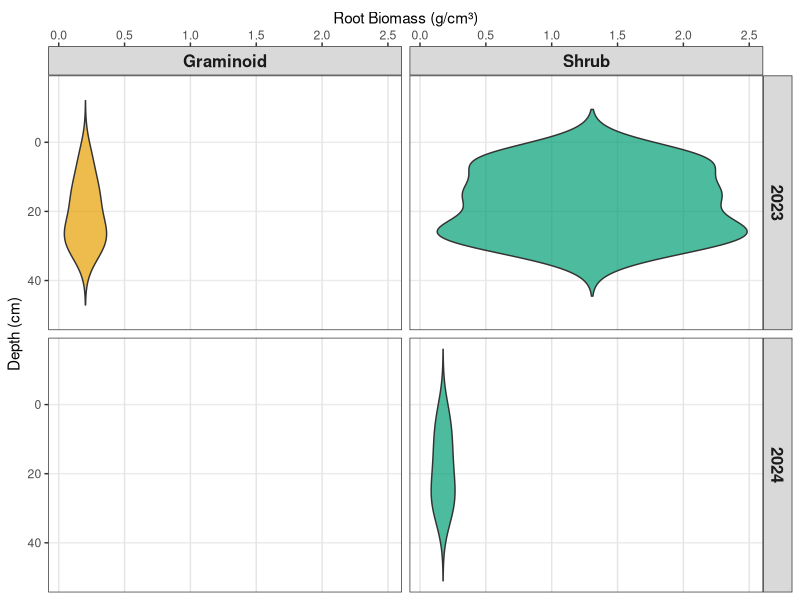
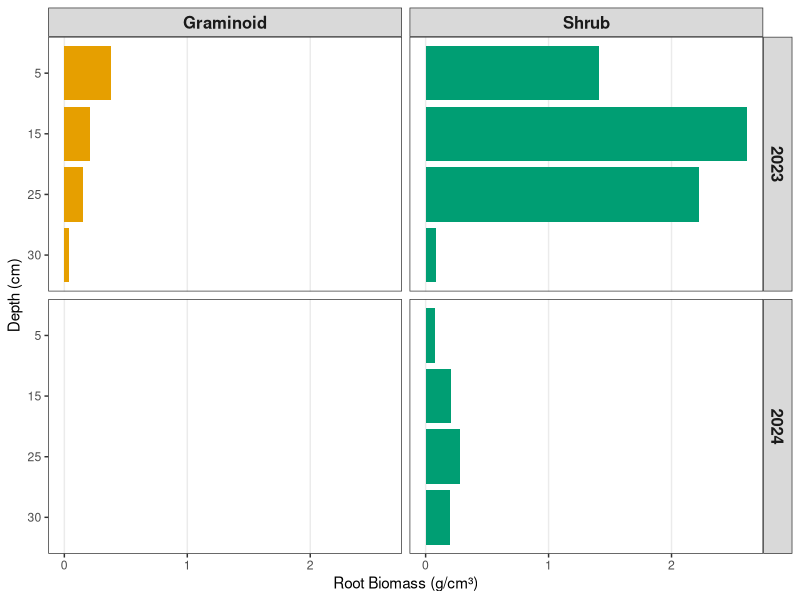

These charts were generated, in order, by the following R code: (Note: this script raises an error after producing the figures.)
#PLOTs FOR PRESENTATION 
# 23/04/26


# LIBRARIES----
library(tidyverse)
library(ggplot2)
library(readxl)

# LOAD DATA----
QHI_combined_data <- read_excel("datasets/QHI_roots_data/QHI_combined_data.xlsx")

# CLEAN DATA----
QHI_combined_data <- QHI_combined_data %>%
  mutate(rootmass_bulkdensity = as.numeric(rootmass_bulkdensity)) %>%
  filter(!is.na(rootmass_bulkdensity)) %>%
  # remove row 32
  filter(row_number() != 32)

# removed outlier row 32 which had rootmass_bulkdensity of 5.98 g/cm3, likely a data entry error 
# see notebook for further laboratory explanation 


# FILTER P3 ONLY----
QHI_combined_data_P3 <- QHI_combined_data %>%
  filter(core_ID == "P3")

# Convert to numeric if needed
QHI_combined_data_P3$max_depth_increment <- as.numeric(QHI_combined_data_P3$max_depth_increment)

# remove mix
QHI_combined_data_P3 <- QHI_combined_data_P3 %>%
  filter(community != "Mix")

# VIOLIN PLOT: DEPTH, BIOMASS, YEAR----
(ggplot(QHI_combined_data_P3, aes(x = rootmass_bulkdensity, y = max_depth_increment)) +
  geom_violin(aes(fill = community), 
              trim = FALSE, 
              scale = "width",
              alpha = 0.7) +
  facet_grid(year~ community) +
  scale_y_reverse() +
  scale_x_continuous(position = "top") +
  labs(
    x = "Root Biomass (g/cm³)",
    y = "Depth (cm)",
    fill = "Community"
  ) +
   scale_fill_manual(values = c("Graminoid" = "#E69F00",
                                "Shrub" = "#009E73"))+
  theme_bw() +
   theme(
     strip.text = element_text(face = "bold", size = 12),
     panel.grid.major.x = element_line(color = "gray90"),
     panel.grid.minor = element_blank(),
     legend.position = "none"
   )
)


# BARCHART DEPTH, BIOMASS, YEAR----

# First, make sure depth is a factor
QHI_combined_data_P3$max_depth_increment <- factor(QHI_combined_data_P3$max_depth_increment)

# Create bar chart
(ggplot(QHI_combined_data_P3, aes(x = rootmass_bulkdensity, y = max_depth_increment, fill = community)) +
  geom_col(position = position_dodge(width = 0.8)) +
  facet_grid(year~ community) +
  scale_y_discrete(limits = rev) +  # Reverse so shallowest depth is on top
  labs(
    x = "Root Biomass (g/cm³)",
    y = "Depth (cm)",
    fill = "Community"
  ) +
    scale_fill_manual(values = c("Graminoid" = "#E69F00",
                                 "Shrub" = "#009E73"))+
  theme_bw() +
  theme(
    strip.text = element_text(face = "bold", size = 12),
    panel.grid.major.y = element_blank(),
    panel.grid.minor = element_blank(),
    legend.position = "none"
  )
)

# VIOLIN PLOT: DEPTH, BIOMASS, YEAR----
QHI_mirrored <- QHI_combined_data_P3 %>%
  bind_rows(
    QHI_combined_data_P3 %>% 
      mutate(rootmass_bulkdensity = -rootmass_bulkdensity)  # Mirror to negative side
  )

# remove mix community - not focus for presentation 
QHI_mirrored <- QHI_mirrored %>%
  filter(community != "Mix")

# Plot with centered violins
(ggplot(QHI_mirrored, aes(x = rootmass_bulkdensity, y = max_depth_increment)) +
  geom_violin(aes(fill = community), 
              trim = FALSE, 
              scale = "width",
              alpha = 0.7) +
  facet_grid(year~ community) +
  scale_y_reverse ()+
  scale_x_continuous(position = "top") +
  geom_vline(xintercept = 0, linetype = "solid", color = "gray30", linewidth = 0.5) +
  labs(x = "Root Biomass (g/cm³)",
    y = "Depth (cm)",
    fill = "Community"
  ) +
  scale_fill_manual(values = c("Graminoid" = "#E69F00",
                                   "Shrub" = "#009E73"))+
  theme_bw() +
  theme(
    strip.text = element_text(face = "bold", size = 12),
    panel.grid.major.x = element_line(color = "gray90"),
    panel.grid.minor = element_blank(),
    legend.position = "none"
  )
)


# FIGURE P3s AND NO MIX COMMUNITY only-----
(community_biomass_year <- QHI_combined_data_P3 %>%
   filter(year %in% c(2023, 2024)) %>%
   filter(community != "Mix") %>%
   ggplot(aes(x = community, y = rootmass_bulkdensity, fill = as.factor(year))) +
   geom_boxplot(position = position_dodge(width = 0.8), alpha = 0.7) +
   labs(
     x = "Community",
     y = "Root Biomass Density (g cm⁻³)",
     fill = "Year") +
   scale_fill_manual(values = c("2023" = "brown3", "2024" = "steelblue")) +
   scale_y_continuous(labels = scales::label_number(accuracy = 0.1)) +
   theme_classic()
)
